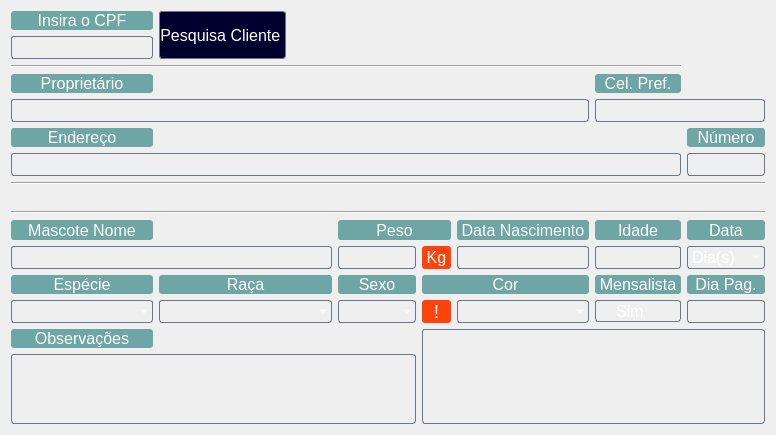
   <widget class="QWidget" name="gridLayoutWidget">
    <property name="geometry">
     <rect>
      <x>10</x>
      <y>14</y>
      <width>776</width>
      <height>426</height>
     </rect>
    </property>
    <layout class="QGridLayout" name="gridLayout_2">
     <item row="8" column="0" colspan="9">
      <widget class="Line" name="line_12">
       <property name="orientation">
        <enum>Qt::Horizontal</enum>
       </property>
      </widget>
     </item>
     <item row="10" column="0" colspan="9">
      <widget class="Line" name="line_13">
       <property name="orientation">
        <enum>Qt::Horizontal</enum>
       </property>
      </widget>
     </item>
     <item row="0" column="0">
      <widget class="QLabel" name="cad_cli_00_doc_localiza_label">
       <property name="font">
        <font>
         <pointsize>12</pointsize>
        </font>
       </property>
       <property name="layoutDirection">
        <enum>Qt::LeftToRight</enum>
       </property>
       <property name="styleSheet">
        <string notr="true">color: rgb(255, 255, 255);
background-color:rgb(110, 165, 165);
border-radius:3px</string>
       </property>
       <property name="text">
        <string>Insira o CPF</string>
       </property>
       <property name="alignment">
        <set>Qt::AlignCenter</set>
       </property>
      </widget>
     </item>
     <item row="9" column="0">
      <spacer name="horizontalSpacer">
       <property name="orientation">
        <enum>Qt::Horizontal</enum>
       </property>
       <property name="sizeHint" stdset="0">
        <size>
         <width>40</width>
         <height>20</height>
        </size>
       </property>
      </spacer>
     </item>
     <item row="11" column="8">
      <widget class="QLabel" name="cad_ani_05_ob_data_label">
       <property name="font">
        <font>
         <pointsize>12</pointsize>
        </font>
       </property>
       <property name="layoutDirection">
        <enum>Qt::LeftToRight</enum>
       </property>
       <property name="styleSheet">
        <string notr="true">color: rgb(255, 255, 255);
background-color:rgb(110, 165, 165);
border-radius:3px</string>
       </property>
       <property name="text">
        <string>Data</string>
       </property>
       <property name="alignment">
        <set>Qt::AlignCenter</set>
       </property>
      </widget>
     </item>
     <item row="12" column="8">
      <widget class="QComboBox" name="cad_ani_05_ob_data">
       <property name="font">
        <font>
         <pointsize>12</pointsize>
        </font>
       </property>
       <property name="styleSheet">
        <string notr="true">color: rgb(255, 255, 255);
        background-color: transparent;
        border-style: solid;
        border-width: 1px;
        border-color: rgb(103, 120, 138);;
border-radius:3px</string>
       </property>
       <property name="currentIndex">
        <number>0</number>
       </property>
       <item>
        <property name="text">
         <string>Dia(s)</string>
        </property>
       </item>
       <item>
        <property name="text">
         <string>Mês(s)</string>
        </property>
       </item>
       <item>
        <property name="text">
         <string>Ano(s)</string>
        </property>
       </item>
      </widget>
     </item>
     <item row="14" column="4">
      <widget class="QComboBox" name="cad_ani_08_ob_sexo">
       <property name="font">
        <font>
         <pointsize>12</pointsize>
        </font>
       </property>
       <property name="styleSheet">
        <string notr="true">color: rgb(255, 255, 255);
        background-color: transparent;
        border-style: solid;
        border-width: 1px;
        border-color: rgb(103, 120, 138);;
border-radius:3px</string>
       </property>
       <property name="currentIndex">
        <number>-1</number>
       </property>
       <item>
        <property name="text">
         <string>Macho</string>
        </property>
       </item>
       <item>
        <property name="text">
         <string>Femia</string>
        </property>
       </item>
      </widget>
     </item>
     <item row="16" column="0" colspan="5">
      <widget class="QPlainTextEdit" name="cad_ani_12_obs">
       <property name="font">
        <font>
         <pointsize>12</pointsize>
        </font>
       </property>
       <property name="styleSheet">
        <string notr="true">color: rgb(255, 255, 255);
        background-color: transparent;
        border-style: solid;
        border-width: 1px;
        border-color: rgb(103, 120, 138);
border-radius:3px;</string>
       </property>
      </widget>
     </item>
     <item row="13" column="4">
      <widget class="QLabel" name="cad_ani_08_ob_sexo_label">
       <property name="font">
        <font>
         <pointsize>12</pointsize>
        </font>
       </property>
       <property name="layoutDirection">
        <enum>Qt::LeftToRight</enum>
       </property>
       <property name="styleSheet">
        <string notr="true">color: rgb(255, 255, 255);
background-color:rgb(110, 165, 165);
border-radius:3px</string>
       </property>
       <property name="text">
        <string> Sexo </string>
       </property>
       <property name="alignment">
        <set>Qt::AlignCenter</set>
       </property>
      </widget>
     </item>
     <item row="12" column="7">
      <widget class="QLineEdit" name="cad_ani_04_ob_idade">
       <property name="font">
        <font>
         <pointsize>12</pointsize>
        </font>
       </property>
       <property name="focusPolicy">
        <enum>Qt::WheelFocus</enum>
       </property>
       <property name="styleSheet">
        <string notr="true">color: rgb(255, 255, 255);
        background-color: transparent;
        border-style: solid;
        border-width: 1px;
        border-color: rgb(103, 120, 138);
border-radius:3px;</string>
       </property>
       <property name="inputMask">
        <string notr="true"/>
       </property>
       <property name="maxLength">
        <number>2</number>
       </property>
       <property name="echoMode">
        <enum>QLineEdit::Normal</enum>
       </property>
       <property name="alignment">
        <set>Qt::AlignCenter</set>
       </property>
       <property name="readOnly">
        <bool>false</bool>
       </property>
       <property name="cursorMoveStyle">
        <enum>Qt::LogicalMoveStyle</enum>
       </property>
      </widget>
     </item>
     <item row="12" column="6">
      <widget class="QLineEdit" name="cad_ani_03_ob_nasc">
       <property name="font">
        <font>
         <pointsize>12</pointsize>
        </font>
       </property>
       <property name="focusPolicy">
        <enum>Qt::WheelFocus</enum>
       </property>
       <property name="styleSheet">
        <string notr="true">color: rgb(255, 255, 255);
        background-color: transparent;
        border-style: solid;
        border-width: 1px;
        border-color: rgb(103, 120, 138);
border-radius:3px;</string>
       </property>
       <property name="inputMask">
        <string notr="true"/>
       </property>
       <property name="maxLength">
        <number>14</number>
       </property>
       <property name="echoMode">
        <enum>QLineEdit::Normal</enum>
       </property>
       <property name="alignment">
        <set>Qt::AlignCenter</set>
       </property>
       <property name="readOnly">
        <bool>false</bool>
       </property>
       <property name="cursorMoveStyle">
        <enum>Qt::LogicalMoveStyle</enum>
       </property>
      </widget>
     </item>
     <item row="11" column="6">
      <widget class="QLabel" name="cad_ani_03_ob_nasc_label">
       <property name="font">
        <font>
         <pointsize>12</pointsize>
        </font>
       </property>
       <property name="layoutDirection">
        <enum>Qt::LeftToRight</enum>
       </property>
       <property name="styleSheet">
        <string notr="true">color: rgb(255, 255, 255);
background-color:rgb(110, 165, 165);
border-radius:3px</string>
       </property>
       <property name="text">
        <string> Data Nascimento </string>
       </property>
       <property name="alignment">
        <set>Qt::AlignCenter</set>
       </property>
      </widget>
     </item>
     <item row="12" column="4">
      <widget class="QLineEdit" name="cad_ani_02_ob_peso">
       <property name="font">
        <font>
         <pointsize>12</pointsize>
        </font>
       </property>
       <property name="focusPolicy">
        <enum>Qt::WheelFocus</enum>
       </property>
       <property name="styleSheet">
        <string notr="true">color: rgb(255, 255, 255);
        background-color: transparent;
        border-style: solid;
        border-width: 1px;
        border-color: rgb(103, 120, 138);
border-radius:3px;</string>
       </property>
       <property name="inputMask">
        <string notr="true"/>
       </property>
       <property name="maxLength">
        <number>14</number>
       </property>
       <property name="echoMode">
        <enum>QLineEdit::Normal</enum>
       </property>
       <property name="alignment">
        <set>Qt::AlignRight|Qt::AlignTrailing|Qt::AlignVCenter</set>
       </property>
       <property name="readOnly">
        <bool>false</bool>
       </property>
       <property name="cursorMoveStyle">
        <enum>Qt::LogicalMoveStyle</enum>
       </property>
      </widget>
     </item>
     <item row="11" column="7">
      <widget class="QLabel" name="cad_ani_04_ob_idade_label">
       <property name="font">
        <font>
         <pointsize>12</pointsize>
        </font>
       </property>
       <property name="layoutDirection">
        <enum>Qt::LeftToRight</enum>
       </property>
       <property name="styleSheet">
        <string notr="true">color: rgb(255, 255, 255);
background-color:rgb(110, 165, 165);
border-radius:3px</string>
       </property>
       <property name="text">
        <string> Idade </string>
       </property>
       <property name="alignment">
        <set>Qt::AlignCenter</set>
       </property>
      </widget>
     </item>
     <item row="4" column="0">
      <widget class="QLabel" name="cad_cli_03_ob_nome_label">
       <property name="font">
        <font>
         <pointsize>12</pointsize>
        </font>
       </property>
       <property name="layoutDirection">
        <enum>Qt::LeftToRight</enum>
       </property>
       <property name="styleSheet">
        <string notr="true">color: rgb(255, 255, 255);
background-color:rgb(110, 165, 165);
border-radius:3px</string>
       </property>
       <property name="text">
        <string>Proprietário</string>
       </property>
       <property name="alignment">
        <set>Qt::AlignCenter</set>
       </property>
      </widget>
     </item>
     <item row="1" column="0">
      <widget class="QLineEdit" name="cad_cli_00_doc_localiza">
       <property name="sizePolicy">
        <sizepolicy hsizetype="Fixed" vsizetype="Fixed">
         <horstretch>0</horstretch>
         <verstretch>0</verstretch>
        </sizepolicy>
       </property>
       <property name="font">
        <font>
         <pointsize>12</pointsize>
        </font>
       </property>
       <property name="focusPolicy">
        <enum>Qt::WheelFocus</enum>
       </property>
       <property name="styleSheet">
        <string notr="true">color: rgb(255, 255, 255);
        background-color: transparent;
        border-style: solid;
        border-width: 1px;
        border-color: rgb(103, 120, 138);
border-radius:3px;</string>
       </property>
       <property name="inputMask">
        <string notr="true"/>
       </property>
       <property name="maxLength">
        <number>14</number>
       </property>
       <property name="echoMode">
        <enum>QLineEdit::Normal</enum>
       </property>
       <property name="alignment">
        <set>Qt::AlignCenter</set>
       </property>
       <property name="readOnly">
        <bool>false</bool>
       </property>
       <property name="cursorMoveStyle">
        <enum>Qt::LogicalMoveStyle</enum>
       </property>
      </widget>
     </item>
     <item row="14" column="0">
      <widget class="QComboBox" name="cad_ani_06_ob_especie">
       <property name="font">
        <font>
         <pointsize>12</pointsize>
        </font>
       </property>
       <property name="styleSheet">
        <string notr="true">color: rgb(255, 255, 255);
        background-color: transparent;
        border-style: solid;
        border-width: 1px;
        border-color: rgb(103, 120, 138);;
border-radius:3px</string>
       </property>
       <property name="currentText">
        <string/>
       </property>
       <property name="currentIndex">
        <number>-1</number>
       </property>
       <item>
        <property name="text">
         <string>Cachorro</string>
        </property>
       </item>
       <item>
        <property name="text">
         <string>Gato</string>
        </property>
       </item>
      </widget>
     </item>
     <item row="11" column="0">
      <widget class="QLabel" name="cad_ani_01_ob_nome_label">
       <property name="font">
        <font>
         <pointsize>12</pointsize>
        </font>
       </property>
       <property name="layoutDirection">
        <enum>Qt::LeftToRight</enum>
       </property>
       <property name="styleSheet">
        <string notr="true">color: rgb(255, 255, 255);
background-color:rgb(110, 165, 165);
border-radius:3px</string>
       </property>
       <property name="text">
        <string> Mascote Nome </string>
       </property>
       <property name="alignment">
        <set>Qt::AlignCenter</set>
       </property>
      </widget>
     </item>
     <item row="6" column="0">
      <widget class="QLabel" name="cad_cli_05_ob_end_label">
       <property name="font">
        <font>
         <pointsize>12</pointsize>
        </font>
       </property>
       <property name="layoutDirection">
        <enum>Qt::LeftToRight</enum>
       </property>
       <property name="styleSheet">
        <string notr="true">color: rgb(255, 255, 255);
background-color:rgb(110, 165, 165);
border-radius:3px</string>
       </property>
       <property name="text">
        <string>Endereço</string>
       </property>
       <property name="alignment">
        <set>Qt::AlignCenter</set>
       </property>
      </widget>
     </item>
     <item row="2" column="0" colspan="8">
      <widget class="Line" name="line_6">
       <property name="orientation">
        <enum>Qt::Horizontal</enum>
       </property>
      </widget>
     </item>
     <item row="13" column="0">
      <widget class="QLabel" name="cad_ani_06_ob_especie_label">
       <property name="font">
        <font>
         <pointsize>12</pointsize>
        </font>
       </property>
       <property name="layoutDirection">
        <enum>Qt::LeftToRight</enum>
       </property>
       <property name="styleSheet">
        <string notr="true">color: rgb(255, 255, 255);
background-color:rgb(110, 165, 165);
border-radius:3px</string>
       </property>
       <property name="text">
        <string>Espécie</string>
       </property>
       <property name="alignment">
        <set>Qt::AlignCenter</set>
       </property>
      </widget>
     </item>
     <item row="15" column="0">
      <widget class="QLabel" name="cad_ani_12_obs_label">
       <property name="font">
        <font>
         <pointsize>12</pointsize>
        </font>
       </property>
       <property name="layoutDirection">
        <enum>Qt::LeftToRight</enum>
       </property>
       <property name="styleSheet">
        <string notr="true">color: rgb(255, 255, 255);
background-color:rgb(110, 165, 165);
border-radius:3px</string>
       </property>
       <property name="text">
        <string>Observações</string>
       </property>
       <property name="alignment">
        <set>Qt::AlignCenter</set>
       </property>
      </widget>
     </item>
     <item row="11" column="3">
      <spacer name="horizontalSpacer_2">
       <property name="orientation">
        <enum>Qt::Horizontal</enum>
       </property>
       <property name="sizeType">
        <enum>QSizePolicy::Fixed</enum>
       </property>
       <property name="sizeHint" stdset="0">
        <size>
         <width>40</width>
         <height>20</height>
        </size>
       </property>
      </spacer>
     </item>
     <item row="0" column="1" rowspan="2" colspan="2">
      <widget class="QPushButton" name="btn_ani_listagem">
       <property name="sizePolicy">
        <sizepolicy hsizetype="MinimumExpanding" vsizetype="MinimumExpanding">
         <horstretch>0</horstretch>
         <verstretch>0</verstretch>
        </sizepolicy>
       </property>
       <property name="font">
        <font>
         <pointsize>12</pointsize>
        </font>
       </property>
       <property name="cursor">
        <cursorShape>PointingHandCursor</cursorShape>
       </property>
       <property name="styleSheet">
        <string notr="true">QPushButton{
color:rgb(255,255, 255);
background-color: rgb(0, 0, 47);
        border-style: solid;
        border-width: 1px;
        border-color: rgb(103, 120, 138);
border-radius:3px}

QPushButton:hover{
color: rgb(0, 0, 47);
background-color: rgb(192, 206, 255);
        border-style: solid;
        border-width: 1px;
        border-color: rgb(103, 120, 138);
border-radius:3px}

QPushButton:pressed {
    background-color: qradialgradient(cx: 0.5, cy: 0.5, radius: 1, fx: 0.5, fy: 0.5,
        stop: 0 rgb(255, 255, 255));
    border-color: rgb(0, 0, 47);
border-radius:3px}
</string>
       </property>
       <property name="text">
        <string>Pesquisa Cliente </string>
       </property>
       <property name="icon">
        <iconset>
         <normaloff>../../imagens/imagem_icones/user.png</normaloff>../../imagens/imagem_icones/user.png</iconset>
       </property>
      </widget>
     </item>
     <item row="13" column="1" colspan="3">
      <widget class="QLabel" name="cad_ani_07_ob_raca_label">
       <property name="font">
        <font>
         <pointsize>12</pointsize>
        </font>
       </property>
       <property name="layoutDirection">
        <enum>Qt::LeftToRight</enum>
       </property>
       <property name="styleSheet">
        <string notr="true">color: rgb(255, 255, 255);
background-color:rgb(110, 165, 165);
border-radius:3px</string>
       </property>
       <property name="text">
        <string>Raça</string>
       </property>
       <property name="alignment">
        <set>Qt::AlignCenter</set>
       </property>
      </widget>
     </item>
     <item row="14" column="1" colspan="3">
      <widget class="QComboBox" name="cad_ani_07_ob_raca">
       <property name="font">
        <font>
         <pointsize>12</pointsize>
        </font>
       </property>
       <property name="styleSheet">
        <string notr="true">color: rgb(255, 255, 255);
        background-color: transparent;
        border-style: solid;
        border-width: 1px;
        border-color: rgb(103, 120, 138);;
border-radius:3px</string>
       </property>
      </widget>
     </item>
     <item row="12" column="0" colspan="4">
      <widget class="QLineEdit" name="cad_ani_01_ob_nome">
       <property name="font">
        <font>
         <pointsize>12</pointsize>
        </font>
       </property>
       <property name="focusPolicy">
        <enum>Qt::WheelFocus</enum>
       </property>
       <property name="styleSheet">
        <string notr="true">color: rgb(255, 255, 255);
        background-color: transparent;
        border-style: solid;
        border-width: 1px;
        border-color: rgb(103, 120, 138);
border-radius:3px;</string>
       </property>
       <property name="inputMask">
        <string notr="true"/>
       </property>
       <property name="maxLength">
        <number>14</number>
       </property>
       <property name="echoMode">
        <enum>QLineEdit::Normal</enum>
       </property>
       <property name="alignment">
        <set>Qt::AlignLeading|Qt::AlignLeft|Qt::AlignVCenter</set>
       </property>
       <property name="readOnly">
        <bool>false</bool>
       </property>
       <property name="cursorMoveStyle">
        <enum>Qt::LogicalMoveStyle</enum>
       </property>
      </widget>
     </item>
     <item row="11" column="4" colspan="2">
      <widget class="QLabel" name="cad_ani_02_ob_peso_label">
       <property name="font">
        <font>
         <pointsize>12</pointsize>
        </font>
       </property>
       <property name="layoutDirection">
        <enum>Qt::LeftToRight</enum>
       </property>
       <property name="styleSheet">
        <string notr="true">color: rgb(255, 255, 255);
background-color:rgb(110, 165, 165);
border-radius:3px</string>
       </property>
       <property name="text">
        <string> Peso </string>
       </property>
       <property name="alignment">
        <set>Qt::AlignCenter</set>
       </property>
      </widget>
     </item>
     <item row="12" column="5">
      <widget class="QLabel" name="cad_ani_kg_label">
       <property name="font">
        <font>
         <pointsize>12</pointsize>
        </font>
       </property>
       <property name="layoutDirection">
        <enum>Qt::LeftToRight</enum>
       </property>
       <property name="styleSheet">
        <string notr="true">color: rgb(255, 255, 255);
background-color:rgb(255, 67, 10);
border-radius:3px
</string>
       </property>
       <property name="text">
        <string> Kg </string>
       </property>
       <property name="alignment">
        <set>Qt::AlignCenter</set>
       </property>
      </widget>
     </item>
     <item row="14" column="5">
      <widget class="QLabel" name="cad_ani_kg_label_2">
       <property name="font">
        <font>
         <pointsize>14</pointsize>
        </font>
       </property>
       <property name="layoutDirection">
        <enum>Qt::LeftToRight</enum>
       </property>
       <property name="styleSheet">
        <string notr="true">color: rgb(255, 255, 255);
background-color:rgb(255, 67, 10);
border-radius:3px
</string>
       </property>
       <property name="frameShadow">
        <enum>QFrame::Raised</enum>
       </property>
       <property name="text">
        <string>!</string>
       </property>
       <property name="alignment">
        <set>Qt::AlignCenter</set>
       </property>
      </widget>
     </item>
     <item row="7" column="0" colspan="8">
      <widget class="QLineEdit" name="cad_cli_05_ob_end">
       <property name="font">
        <font>
         <pointsize>12</pointsize>
        </font>
       </property>
       <property name="focusPolicy">
        <enum>Qt::NoFocus</enum>
       </property>
       <property name="styleSheet">
        <string notr="true">color: rgb(255, 255, 255);
        background-color: transparent;
        border-style: solid;
        border-width: 1px;
        border-color: rgb(103, 120, 138);
border-radius:3px;</string>
       </property>
       <property name="maxLength">
        <number>62</number>
       </property>
       <property name="readOnly">
        <bool>true</bool>
       </property>
      </widget>
     </item>
     <item row="7" column="8">
      <widget class="QLineEdit" name="cad_cli_06_ob_num">
       <property name="font">
        <font>
         <pointsize>12</pointsize>
        </font>
       </property>
       <property name="focusPolicy">
        <enum>Qt::NoFocus</enum>
       </property>
       <property name="styleSheet">
        <string notr="true">color: rgb(255, 255, 255);
        background-color: transparent;
        border-style: solid;
        border-width: 1px;
        border-color: rgb(103, 120, 138);
border-radius:3px;</string>
       </property>
       <property name="inputMask">
        <string/>
       </property>
       <property name="maxLength">
        <number>5</number>
       </property>
       <property name="alignment">
        <set>Qt::AlignCenter</set>
       </property>
       <property name="readOnly">
        <bool>true</bool>
       </property>
      </widget>
     </item>
     <item row="6" column="8">
      <widget class="QLabel" name="cad_cli_06_ob_num_label">
       <property name="font">
        <font>
         <pointsize>12</pointsize>
        </font>
       </property>
       <property name="layoutDirection">
        <enum>Qt::LeftToRight</enum>
       </property>
       <property name="styleSheet">
        <string notr="true">color: rgb(255, 255, 255);
background-color:rgb(110, 165, 165);
border-radius:3px</string>
       </property>
       <property name="text">
        <string> Número </string>
       </property>
       <property name="alignment">
        <set>Qt::AlignCenter</set>
       </property>
      </widget>
     </item>
     <item row="5" column="0" colspan="7">
      <widget class="QLineEdit" name="cad_cli_03_ob_nome">
       <property name="sizePolicy">
        <sizepolicy hsizetype="Ignored" vsizetype="Fixed">
         <horstretch>0</horstretch>
         <verstretch>0</verstretch>
        </sizepolicy>
       </property>
       <property name="font">
        <font>
         <pointsize>12</pointsize>
        </font>
       </property>
       <property name="focusPolicy">
        <enum>Qt::NoFocus</enum>
       </property>
       <property name="styleSheet">
        <string notr="true">color: rgb(255, 255, 255);
        background-color: transparent;
        border-style: solid;
        border-width: 1px;
        border-color: rgb(103, 120, 138);
border-radius:3px;</string>
       </property>
       <property name="maxLength">
        <number>62</number>
       </property>
       <property name="alignment">
        <set>Qt::AlignLeading|Qt::AlignLeft|Qt::AlignVCenter</set>
       </property>
       <property name="readOnly">
        <bool>true</bool>
       </property>
      </widget>
     </item>
     <item row="5" column="7" colspan="2">
      <widget class="QLineEdit" name="cad_cli_11_ob_fone_pref">
       <property name="font">
        <font>
         <pointsize>12</pointsize>
        </font>
       </property>
       <property name="focusPolicy">
        <enum>Qt::NoFocus</enum>
       </property>
       <property name="styleSheet">
        <string notr="true">color: rgb(255, 255, 255);
        background-color: transparent;
        border-style: solid;
        border-width: 1px;
        border-color: rgb(103, 120, 138);
border-radius:3px;</string>
       </property>
       <property name="inputMask">
        <string/>
       </property>
       <property name="maxLength">
        <number>14</number>
       </property>
       <property name="alignment">
        <set>Qt::AlignCenter</set>
       </property>
       <property name="readOnly">
        <bool>true</bool>
       </property>
      </widget>
     </item>
     <item row="4" column="7">
      <widget class="QLabel" name="cad_cli_11_ob_fone_pref_label">
       <property name="font">
        <font>
         <pointsize>12</pointsize>
        </font>
       </property>
       <property name="layoutDirection">
        <enum>Qt::LeftToRight</enum>
       </property>
       <property name="styleSheet">
        <string notr="true">color: rgb(255, 255, 255);
background-color:rgb(110, 165, 165);
border-radius:3px</string>
       </property>
       <property name="text">
        <string>Cel. Pref.</string>
       </property>
       <property name="alignment">
        <set>Qt::AlignCenter</set>
       </property>
      </widget>
     </item>
     <item row="15" column="5" rowspan="2" colspan="4">
      <widget class="QPlainTextEdit" name="cad_ani_descricao_cor">
       <property name="font">
        <font>
         <pointsize>12</pointsize>
        </font>
       </property>
       <property name="focusPolicy">
        <enum>Qt::NoFocus</enum>
       </property>
       <property name="styleSheet">
        <string notr="true">color: rgb(255, 255, 255);
        background-color: transparent;
        border-style: solid;
        border-width: 1px;
        border-color: rgb(103, 120, 138);
border-radius:3px;</string>
       </property>
       <property name="readOnly">
        <bool>true</bool>
       </property>
      </widget>
     </item>
     <item row="13" column="5" colspan="2">
      <widget class="QLabel" name="cad_ani_09_ob_cor_label">
       <property name="font">
        <font>
         <pointsize>12</pointsize>
        </font>
       </property>
       <property name="layoutDirection">
        <enum>Qt::LeftToRight</enum>
       </property>
       <property name="styleSheet">
        <string notr="true">color: rgb(255, 255, 255);
background-color:rgb(110, 165, 165);
border-radius:3px</string>
       </property>
       <property name="text">
        <string>Cor</string>
       </property>
       <property name="alignment">
        <set>Qt::AlignCenter</set>
       </property>
      </widget>
     </item>
     <item row="14" column="6">
      <widget class="QComboBox" name="cad_ani_09_ob_cor">
       <property name="font">
        <font>
         <pointsize>12</pointsize>
        </font>
       </property>
       <property name="styleSheet">
        <string notr="true">color: rgb(255, 255, 255);
        background-color: transparent;
        border-style: solid;
        border-width: 1px;
        border-color: rgb(103, 120, 138);;
border-radius:3px</string>
       </property>
       <property name="currentIndex">
        <number>-1</number>
       </property>
      </widget>
     </item>
     <item row="13" column="7">
      <widget class="QLabel" name="cad_ani_10_mensalista_label">
       <property name="font">
        <font>
         <pointsize>12</pointsize>
        </font>
       </property>
       <property name="layoutDirection">
        <enum>Qt::LeftToRight</enum>
       </property>
       <property name="styleSheet">
        <string notr="true">color: rgb(255, 255, 255);
background-color:rgb(110, 165, 165);
border-radius:3px</string>
       </property>
       <property name="text">
        <string> Mensalista </string>
       </property>
       <property name="alignment">
        <set>Qt::AlignCenter</set>
       </property>
      </widget>
     </item>
     <item row="14" column="7">
      <widget class="QCheckBox" name="cad_ani_10_mensalista">
       <property name="font">
        <font>
         <pointsize>12</pointsize>
        </font>
       </property>
       <property name="styleSheet">
        <string notr="true">color: rgb(255, 255, 255);
        background-color: transparent;
        border-style: solid;
        border-width: 1px;
        border-color: rgb(103, 120, 138);
border-radius:3px;</string>
       </property>
       <property name="text">
        <string>Sim</string>
       </property>
      </widget>
     </item>
     <item row="13" column="8">
      <widget class="QLabel" name="cad_ani_11_ob_dia_pagamento_label">
       <property name="font">
        <font>
         <pointsize>12</pointsize>
        </font>
       </property>
       <property name="layoutDirection">
        <enum>Qt::LeftToRight</enum>
       </property>
       <property name="styleSheet">
        <string notr="true">color: rgb(255, 255, 255);
background-color:rgb(110, 165, 165);
border-radius:3px</string>
       </property>
       <property name="text">
        <string>Dia Pag.</string>
       </property>
       <property name="alignment">
        <set>Qt::AlignCenter</set>
       </property>
      </widget>
     </item>
     <item row="14" column="8">
      <widget class="QLineEdit" name="cad_ani_11_ob_dia_pagamento">
       <property name="enabled">
        <bool>false</bool>
       </property>
       <property name="font">
        <font>
         <pointsize>12</pointsize>
        </font>
       </property>
       <property name="focusPolicy">
        <enum>Qt::WheelFocus</enum>
       </property>
       <property name="styleSheet">
        <string notr="true">color: rgb(255, 255, 255);
        background-color: transparent;
        border-style: solid;
        border-width: 1px;
        border-color: rgb(103, 120, 138);
border-radius:3px;</string>
       </property>
       <property name="inputMask">
        <string notr="true"/>
       </property>
       <property name="maxLength">
        <number>2</number>
       </property>
       <property name="echoMode">
        <enum>QLineEdit::Normal</enum>
       </property>
       <property name="alignment">
        <set>Qt::AlignCenter</set>
       </property>
       <property name="readOnly">
        <bool>false</bool>
       </property>
       <property name="cursorMoveStyle">
        <enum>Qt::LogicalMoveStyle</enum>
       </property>
      </widget>
     </item>
    </layout>
   </widget>
